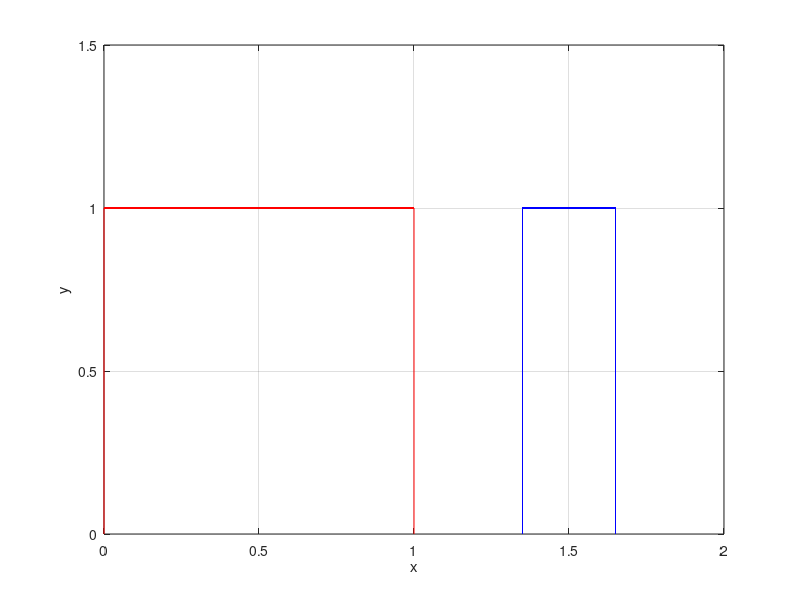

This chart was generated by the following MATLAB code:
%균일넘버로 L = L_min ~ L_max 가지도록 만듬.
L = 1.5; % 범위: -10% ~ +10%

L_min = L*(1 - 0.1)
L_max = L*(1 + 0.1)

x = rand(1000);
L_x = L_min + (L_max - L_min)*x;
y = ones(size(L_x,1),1);

figure;
plot(L_x, y, 'b');
hold on;
line([L_min L_min], [0, 1], 'Color', 'b', 'LineStyle', '-');
line([L_max L_max], [0, 1], 'Color', 'b', 'LineStyle', '-');

plot(x,y,'r');
line([0 0], [0, 1], 'Color', 'r', 'LineStyle', '-');
line([1 1], [0, 1], 'Color', 'r', 'LineStyle', '-');
xlabel('x');
ylabel('y');

xlim([0 2]);
xticks(0:0.5:2); 
ylim([0 1.5]);
yticks(0:0.5:1.5);
grid on;
